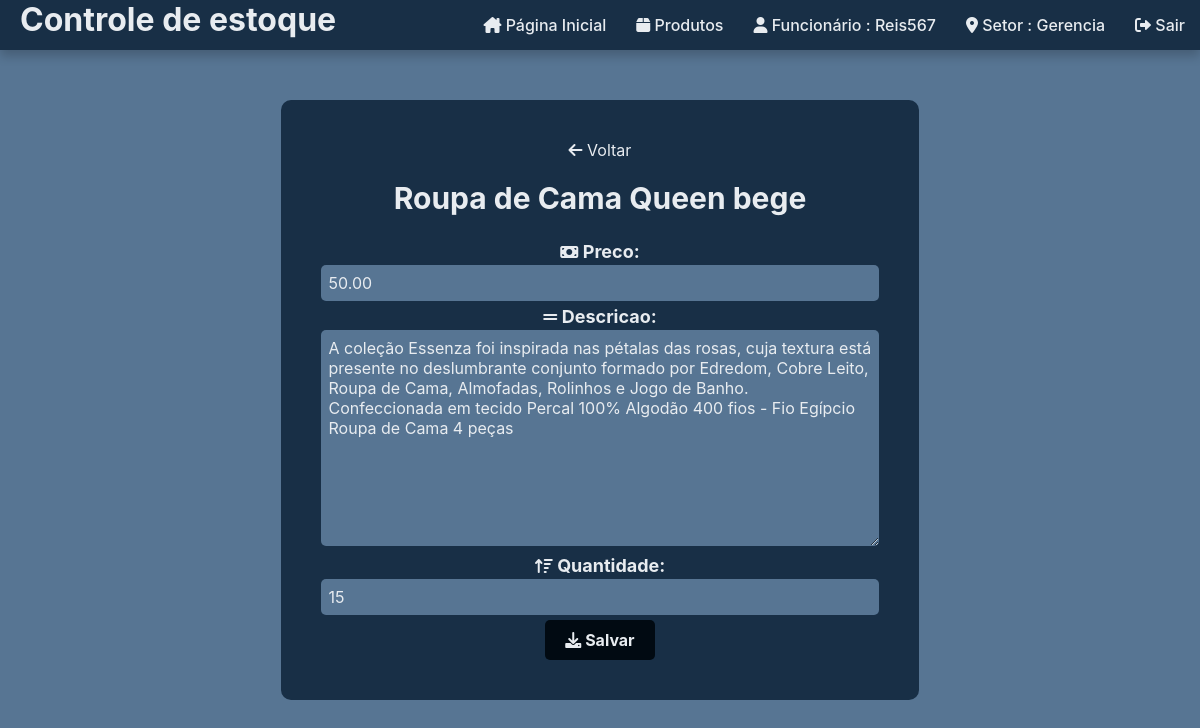
/produto/15/ (signed in), run on the app's committed database.
### sistema_loja/models.py (models this page shows, shortened)
class Vendedor(models.Model):
    user = models.OneToOneField(User, on_delete=models.CASCADE,default=1)
    departamento = models.ForeignKey(Departamento, on_delete=models.SET_NULL, null=True)
    foto = models.ImageField(upload_to='vendedores/', blank=True, null=True)
    class Meta:
            verbose_name = "Vendedor"
            verbose_name_plural = "Vendedores"

class Departamento(models.Model):
    nome = models.CharField(max_length=100)
    class Meta:
        verbose_name = "Departamento"
        verbose_name_plural = "Departamentos"
    def __str__(self):
        return self.nome

class Produto(models.Model):
    nome = models.CharField(max_length=100)
    foto = models.ImageField(upload_to='produtos/', blank=True, null=True)
    tipo = models.ForeignKey(TipoProduto, on_delete=models.CASCADE)
    descricao = models.TextField()
    preco = models.DecimalField(max_digits=10, decimal_places=2)
    quantidade = models.PositiveIntegerField()
    class Meta:
        verbose_name = "Produto"
        verbose_name_plural = "Produtos"

### sistema_loja/views.py (the view)
# urls.py: path('produto/<int:produto_id>/', views.detalhes_produto, name='detalhes_produto'),
@login_required
def detalhes_produto(request, produto_id):
    produto = get_object_or_404(Produto, pk=produto_id)
    if request.method == 'POST':
        form = ProdutoForm(request.POST, instance=produto)
        if form.is_valid():
            form.save()
            return redirect('detalhes_produto', produto_id=produto_id)
    else:
        form = ProdutoForm(instance=produto)
    return render(request, 'detalhes_produto.html', {
        'produto': produto,
        'form': form,
    })

### sistema_loja/forms.py
class ProdutoForm(forms.ModelForm):
    class Meta:
        model = Produto
        fields = ['nome', 'foto', 'tipo', 'descricao', 'preco', 'quantidade']

### sistema_loja/templates/detalhes_produto.html (shortened to what this page needs)
{% extends 'base.html' %}
{% block content %}
<div class="container-detalhes">
  <div class="bloco-detalhes">
    <p><a href="{% url 'lista_produtos' %}"><i class="fa-solid fa-arrow-left"></i>  Voltar</a></p>
    <h1>{{ produto.nome }}</h1>
    <div class="produto-content">
      <div class="produto-details">
        <form method="post">
          <div class="form-group">
            <span class="label">
              <i class="fa-solid fa-money-bill"></i> {{ form.preco.label_tag }}
            </span>
            {{ form.preco }}
          </div>
          <div class="form-group">
            <span class="label">
              <i class="fa-solid fa-grip-lines"></i> {{ form.descricao.label_tag }}
            </span>
            {{ form.descricao }}
          </div>
          <div class="form-group">
            <span class="label">
              <i class="fa-solid fa-arrow-up-wide-short"></i> {{ form.quantidade.label_tag }}
            </span>
            {{ form.quantidade }}
          </div>
          <button class="botao-salvar" type="submit"> <i class="fa-solid fa-download"></i>  Salvar</button>
        </form>
      </div>
    </div>
  </div>
</div>
{% endblock %}

### sistema_loja/templates/base.html (shortened to what this page needs)
{% load static %}
<!DOCTYPE html>
<html>
<head>
    <link rel="stylesheet" href="{% static 'css/reset.css' %}">
    <link rel="stylesheet" href="{% static 'css/style.css' %}">
    <link rel="stylesheet" href="https://cdnjs.cloudflare.com/ajax/libs/font-awesome/6.0.0-beta3/css/all.min.css">
</head>
<body>
    <header>
        <div class="header">
            <div class="title-box">
                <h1 class="title"><a href="{% url 'home' %}">Controle de estoque</a></h1>
            </div>
            <div class="header-items">
                <nav>
                    <ul>
                        <li><a href="{% url 'home' %}"><i class="fa-solid fa-house-chimney"></i>  Página Inicial</a></li>
                        <li><a href="{% url 'lista_produtos' %}"><i class="fa-solid fa-box"></i>  Produtos</a></li>
                        {% if user.is_authenticated %}
                        <li><span><i class="fa-solid fa-user"></i>  Funcionário : {{ user.username }}</span></li>
                        <li><span><i class="fa-solid fa-location-dot"></i>  Setor : {{ user.vendedor.departamento }}</span></li>
                            <li>
                                <a href="{% url 'logout' %}">
                                    <i class="fa-solid fa-right-from-bracket"></i>  Sair
                                </a>
                            </li>
                        {% else %}
                            <li><a href="{% url 'login' %}"><i class="fa-solid fa-door-open"></i>  Login</a></li>
                        {% endif %}
                    </ul>
                </nav>
            </div>
        </div>
    </header>
    <main>
        {% block content %}{% endblock %}
    </main>
</body>
</html>

### sistema_loja/static/css/style.css (style rules this page uses)
:root { --prim-color:#577593; --sec-color: #182f46; --th-color: #022648; --white-color:#e8ecf0; --black-color:#010a12; --shadow-bot: 0px 6px 10px rgba(0, 0, 0, 0.2);; }
body { height: 100vh; }
.header { display: flex; position: fixed; justify-content: space-between; width: 100%; background: var(--sec-color); box-shadow: var(--shadow-bot); }
.header-items ul { display: flex; justify-content: space-between; align-items: center; flex-direction: row; }
.header-items li { margin: 15px; color: var(--white-color); font-weight: 500; }
.header-items a { color: var(--white-color); font-weight: 500; }
.title { margin-left: 20px; }
.title a { color: var(--white-color); }
.form-group label { color: var(--white-color); font-weight: bold; font-size: 18px; }
.container-detalhes { height: 100vh; background: var(--prim-color); display: flex; justify-content: center; align-items: center; flex-direction: column; }
.bloco-detalhes { padding: 40px; background: var(--sec-color); display: flex; justify-content: center; align-items: center; flex-direction: column; border-radius: 10px; }
.bloco-detalhes a { color: var(--white-color); text-decoration: none; transition: color 0.3s; }
.produto-details { text-align: center; }
.bloco-detalhes h1 { color: var(--white-color); margin-top: 20px; margin-bottom: 20px; font-size: 30px; }
.form-group { margin-bottom: 10px; }
.label i { color: var(--white-color); margin-bottom: 5px; }
.form-group input, .form-group textarea { background-color: var(--prim-color); color: var(--white-color); padding: 8px; border: none; outline: none; border-radius: 5px; width: 100%; }
.form-group textarea { resize: vertical; max-height: 400px; }
.botao-salvar { padding: 10px 20px; background-color: var(--black-color); color: var(--white-color); font-weight: bold; border: none; border-radius: 5px; cursor: pointer; transition: background-color 0.3s, color 0.3s; }
.form-group { margin-top: 5px; margin-bottom: 5px; }

### data on the page
Produto: nome "Roupa de Cama Queen bege", preco "50.00", descricao "A coleção Essenza foi inspirada nas pétalas das rosas, cuja textura está presente no deslumbrante conjunto formado por Edredom, Cobre Leito, Roupa de Cama, Almofadas, Rolinhos e Jogo de Banho. Confeccionada em tecido Percal 100% Algodão 400 fios - Fio Egípcio Roupa de Cama 4 peças", quantidade "15"

### other printed values
{{ user.username }} "Reis567"
{{ user.vendedor.departamento }} "Gerencia"
